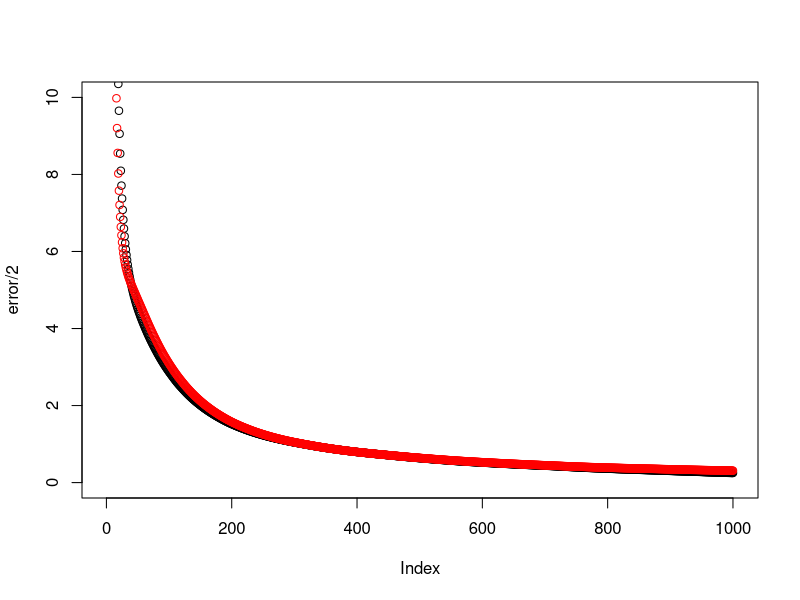
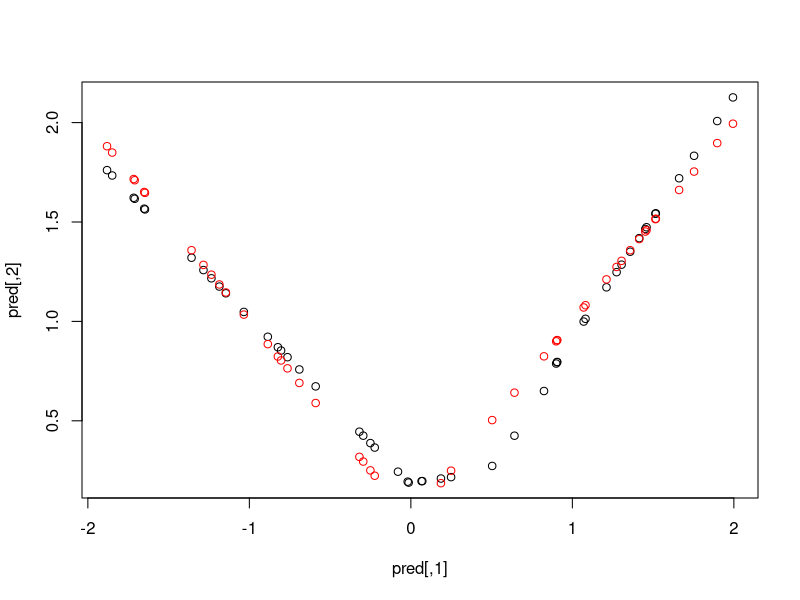
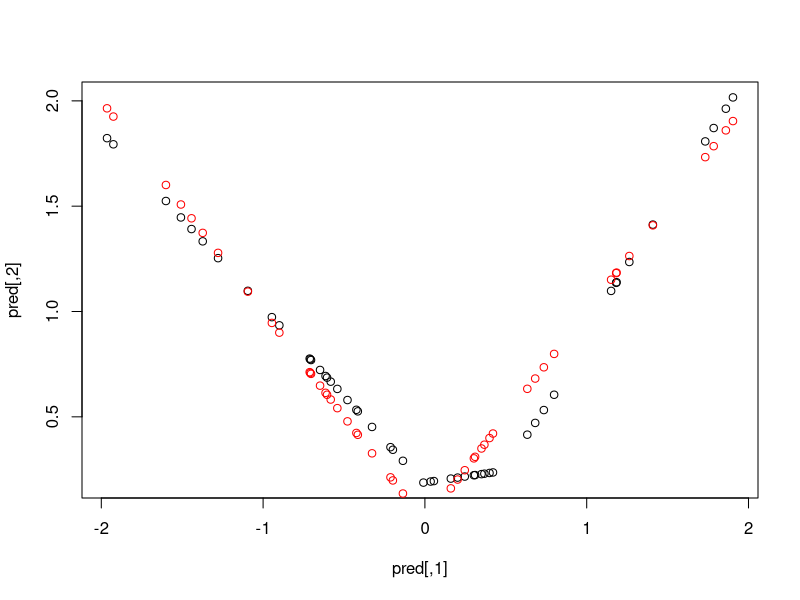

Source code (R) for these figures, in order:
################
# Kernel methods for both 732A99 and TDDE01
################

set.seed(1234567890)

# N_class1 <- 1500
# N_class2 <- 1000

# data_class1 <- NULL
# for(i in 1:N_class1){
#   a <- rbinom(n = 1, size = 1, prob = 0.3)
#   b <- rnorm(n = 1, mean = 15, sd = 3) * a + (1-a) * rnorm(n = 1, mean = 4, sd = 2)
#   data_class1 <- c(data_class1,b)
# }

# data_class2 <- NULL
# for(i in 1:N_class2){
#   a <- rbinom(n = 1, size = 1, prob = 0.4)
#   b <- rnorm(n = 1, mean = 10, sd = 5) * a + (1-a) * rnorm(n = 1, mean = 15, sd = 2)
#   data_class2 <- c(data_class2,b)
# }

# data <- rbind(cbind(data_class1,1),cbind(data_class2,2))
# write.table(data,"dataKernel.txt")

data <- read.table("dataKernel.txt")
index <- sample(1:2500)
tr <- data[index[1:1500],]
va <- data[index[1501:2000],]
te <- data[index[2001:2500],]

classify <- function(t, h, data){
  cc1 <- 0
  n1 <- 0
  cc2 <- 0
  n2 <- 0
  for(i in 1:nrow(data)){
    if(data[i,2]==1){
      cc1 <- cc1+dnorm(x=data[i,1]-t,sd=h)
      n1 <- n1+1
    }
    else
    {
      cc2 <- cc2+dnorm(x=data[i,1]-t,sd=h)
      n2 <- n2+1
    }
  }
  
  cc1 <- cc1/n1
  cc2 <- cc2/n2
  c <- 1
  if(cc1*n1/nrow(data)<cc2*n2/nrow(data))
    c <- 2
  
  return (c)
}

acc <- 0
for(i in 1:nrow(va))
  if(classify(va[i,1],0.5,tr)==va[i,2])
    acc <- acc+1
acc/nrow(va)

acc <- 0
for(i in 1:nrow(va))
  if(classify(va[i,1],1,tr)==va[i,2])
    acc <- acc+1
acc/nrow(va)

acc <- 0
for(i in 1:nrow(va))
  if(classify(va[i,1],5,tr)==va[i,2])
    acc <- acc+1
acc/nrow(va)

acc <- 0
for(i in 1:nrow(va))
  if(classify(va[i,1],10,tr)==va[i,2])
    acc <- acc+1
acc/nrow(va)

# h=1 is selected sincee it achieves higher accuracy in the validation set.
# To estimate the accuracy on the test set, use tr and va as training data.

acc <- 0
for(i in 1:nrow(te))
  if(classify(te[i,1],1,rbind(tr,va))==te[i,2])
    acc <- acc+1
acc/nrow(te)

############################################################################################
# Neural networks for TDDE01 only
############################################################################################

set.seed(1234567)

Var <- runif(100, -2,2)
trva <- data.frame(Var, Sin=abs(Var))
tr <- trva[1:50,] # Training
va <- trva[51:100,] # Validation

# plot(trva)
# plot(tr)
# plot(va)

w_j <- runif(10, -1, 1)
b_j <- runif(10, -1, 1)
w_k <- runif(10, -1, 1)
b_k <- runif(1, -1, 1)

l_rate <- 1/nrow(tr)^2
n_ite = 1000
error <- rep(0, n_ite)
error_va <- rep(0, n_ite)

for(i in 1:n_ite) {
  
  for(n in 1:nrow(tr)) {
    
    z_j <- pmax(0,w_j * tr[n,]$Var + b_j)
    y_k <- sum(w_k * z_j) + b_k
    
    error[i] <- error[i] + (y_k - tr[n,]$Sin)^2
    
  }
  
  for(n in 1:nrow(va)) {
    
    z_j <- pmax(0,w_j * va[n,]$Var + b_j)
    y_k <- sum(w_k * z_j) + b_k
    
    error_va[i] <- error_va[i] + (y_k - va[n,]$Sin)^2
    
  }
  
  cat("i: ", i, ", error: ", error[i]/2, ", error_va: ", error_va[i]/2, "\n")
  flush.console()
  
  for(n in 1:nrow(tr)) {
    
    # forward propagation
    
    z_j <- pmax(0,w_j * tr[n,]$Var + b_j)
    y_k <- sum(w_k * z_j) + b_k
    
    # backward propagation
    
    d_k <- y_k - tr[n,]$Sin
    d_j <- (z_j>0) * w_k * d_k
    partial_w_k <- d_k * z_j
    partial_b_k <- d_k
    partial_w_j <- d_j * tr[n,]$Var
    partial_b_j <- d_j
    w_k <- w_k - l_rate * partial_w_k
    b_k <- b_k - l_rate * partial_b_k
    w_j <- w_j - l_rate * partial_w_j
    b_j <- b_j - l_rate * partial_b_j
    
  }
  
}

w_j
b_j
w_k
b_k

plot(error/2, ylim=c(0, 10))
points(error_va/2, col = "red")

# prediction on training data

pred <- matrix(nrow=nrow(tr), ncol=2)

for(n in 1:nrow(tr)) {
  
  z_j <- pmax(0,w_j * tr[n,]$Var + b_j)
  y_k <- sum(w_k * z_j) + b_k
  pred[n,] <- c(tr[n,]$Var, y_k)
  
}

plot(pred)
points(tr, col = "red")

# prediction on validation data

pred <- matrix(nrow=nrow(va), ncol=2)

for(n in 1:nrow(va)) {
  
  z_j <- pmax(0,w_j * va[n,]$Var + b_j)
  y_k <- sum(w_k * z_j) + b_k
  pred[n,] <- c(va[n,]$Var, y_k)
  
}

plot(pred)
points(va, col = "red")